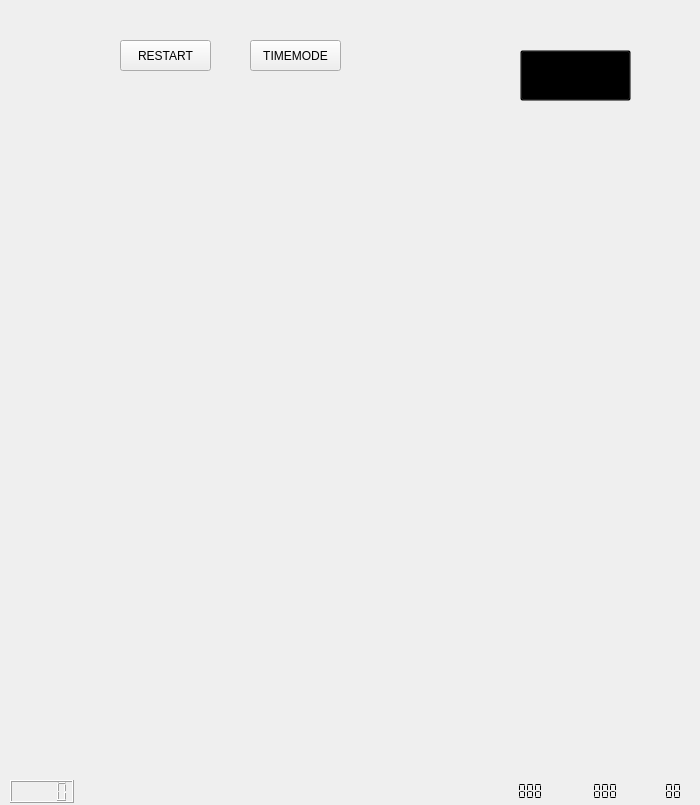
<?xml version="1.0" encoding="UTF-8"?>
<ui version="4.0">
 <class>GameWindow</class>
 <widget class="QWidget" name="GameWindow">
  <property name="geometry">
   <rect>
    <x>0</x>
    <y>0</y>
    <width>700</width>
    <height>805</height>
   </rect>
  </property>
  <property name="minimumSize">
   <size>
    <width>700</width>
    <height>805</height>
   </size>
  </property>
  <property name="maximumSize">
   <size>
    <width>700</width>
    <height>805</height>
   </size>
  </property>
  <property name="windowTitle">
   <string/>
  </property>
  <property name="autoFillBackground">
   <bool>false</bool>
  </property>
  <property name="styleSheet">
   <string notr="true">#GameWindow {
border-image: url(&quot;:/resources/images/background_hd.png&quot;);
}</string>
  </property>
  <widget class="QLCDNumber" name="steps_lcd">
   <property name="geometry">
    <rect>
     <x>515</x>
     <y>782</y>
     <width>31</width>
     <height>18</height>
    </rect>
   </property>
   <property name="layoutDirection">
    <enum>Qt::LeftToRight</enum>
   </property>
   <property name="autoFillBackground">
    <bool>false</bool>
   </property>
   <property name="frameShadow">
    <enum>QFrame::Plain</enum>
   </property>
   <property name="lineWidth">
    <number>0</number>
   </property>
   <property name="smallDecimalPoint">
    <bool>false</bool>
   </property>
   <property name="digitCount">
    <number>3</number>
   </property>
   <property name="segmentStyle">
    <enum>QLCDNumber::Flat</enum>
   </property>
   <property name="intValue" stdset="0">
    <number>888</number>
   </property>
  </widget>
  <widget class="QLCDNumber" name="level_lcd">
   <property name="geometry">
    <rect>
     <x>663</x>
     <y>782</y>
     <width>21</width>
     <height>18</height>
    </rect>
   </property>
   <property name="lineWidth">
    <number>0</number>
   </property>
   <property name="digitCount">
    <number>2</number>
   </property>
   <property name="segmentStyle">
    <enum>QLCDNumber::Flat</enum>
   </property>
   <property name="intValue" stdset="0">
    <number>88</number>
   </property>
  </widget>
  <widget class="QLCDNumber" name="minstep_lcd">
   <property name="geometry">
    <rect>
     <x>591</x>
     <y>782</y>
     <width>30</width>
     <height>18</height>
    </rect>
   </property>
   <property name="lineWidth">
    <number>0</number>
   </property>
   <property name="digitCount">
    <number>3</number>
   </property>
   <property name="segmentStyle">
    <enum>QLCDNumber::Flat</enum>
   </property>
   <property name="intValue" stdset="0">
    <number>888</number>
   </property>
  </widget>
  <widget class="QLabel" name="outlet">
   <property name="geometry">
    <rect>
     <x>583</x>
     <y>547</y>
     <width>112</width>
     <height>226</height>
    </rect>
   </property>
   <property name="styleSheet">
    <string notr="true">border-image: url(&quot;:/resources/images/outlet.png&quot;);</string>
   </property>
   <property name="text">
    <string/>
   </property>
  </widget>
  <widget class="QPushButton" name="done_button">
   <property name="geometry">
    <rect>
     <x>520</x>
     <y>50</y>
     <width>111</width>
     <height>51</height>
    </rect>
   </property>
   <property name="styleSheet">
    <string notr="true">background-color: transparent;</string>
   </property>
   <property name="text">
    <string/>
   </property>
  </widget>
  <widget class="QPushButton" name="restart">
   <property name="geometry">
    <rect>
     <x>120</x>
     <y>40</y>
     <width>91</width>
     <height>31</height>
    </rect>
   </property>
   <property name="text">
    <string>RESTART</string>
   </property>
  </widget>
  <widget class="QPushButton" name="timemode">
   <property name="geometry">
    <rect>
     <x>250</x>
     <y>40</y>
     <width>91</width>
     <height>31</height>
    </rect>
   </property>
   <property name="text">
    <string>TIMEMODE</string>
   </property>
  </widget>
  <widget class="QLCDNumber" name="timer">
   <property name="geometry">
    <rect>
     <x>10</x>
     <y>780</y>
     <width>64</width>
     <height>23</height>
    </rect>
   </property>
  </widget>
 </widget>
 <resources/>
 <connections/>
</ui>
